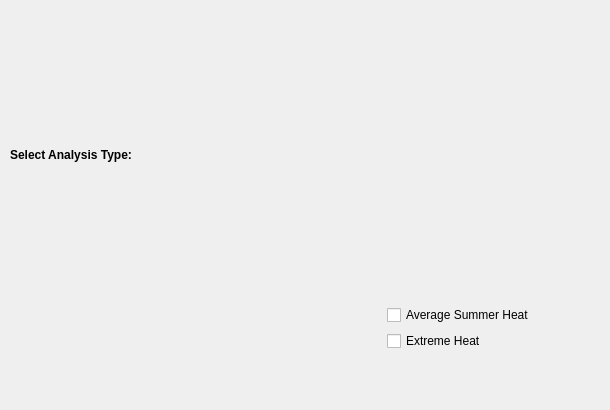
<?xml version="1.0" encoding="UTF-8"?>
<ui version="4.0">
 <class>MicroclimatePage</class>
 <widget class="QWizardPage" name="MicroclimatePage">
  <property name="geometry">
   <rect>
    <x>0</x>
    <y>0</y>
    <width>610</width>
    <height>410</height>
   </rect>
  </property>
  <property name="windowTitle">
   <string>WizardPage</string>
  </property>
  <widget class="QWidget" name="gridLayoutWidget">
   <property name="geometry">
    <rect>
     <x>10</x>
     <y>10</y>
     <width>591</width>
     <height>341</height>
    </rect>
   </property>
   <layout class="QGridLayout" name="gridLayout">
    <item row="2" column="1">
     <widget class="QLabel" name="label_2">
      <property name="maximumSize">
       <size>
        <width>150</width>
        <height>150</height>
       </size>
      </property>
      <property name="text">
       <string/>
      </property>
      <property name="pixmap">
       <pixmap resource="../../dynamind-modelbuilder/icons.qrc">:/Icons/ressources/7-MircorClimate---HeatIslandEffect.png</pixmap>
      </property>
      <property name="scaledContents">
       <bool>true</bool>
      </property>
     </widget>
    </item>
    <item row="1" column="2">
     <widget class="QCheckBox" name="chbAverage">
      <property name="text">
       <string>Average Summer Heat</string>
      </property>
     </widget>
    </item>
    <item row="2" column="2">
     <widget class="QCheckBox" name="chbExtreme">
      <property name="text">
       <string>Extreme Heat</string>
      </property>
     </widget>
    </item>
    <item row="1" column="1">
     <widget class="QLabel" name="label">
      <property name="maximumSize">
       <size>
        <width>150</width>
        <height>150</height>
       </size>
      </property>
      <property name="text">
       <string/>
      </property>
      <property name="pixmap">
       <pixmap resource="../../dynamind-modelbuilder/icons.qrc">:/Icons/ressources/MicroClimateCool.png</pixmap>
      </property>
      <property name="scaledContents">
       <bool>true</bool>
      </property>
     </widget>
    </item>
    <item row="0" column="0">
     <widget class="QLabel" name="label_3">
      <property name="font">
       <font>
        <weight>75</weight>
        <bold>true</bold>
       </font>
      </property>
      <property name="text">
       <string>Select Analysis Type:</string>
      </property>
     </widget>
    </item>
   </layout>
  </widget>
 </widget>
 <resources>
  <include location="../../dynamind-modelbuilder/icons.qrc"/>
 </resources>
 <connections/>
</ui>
